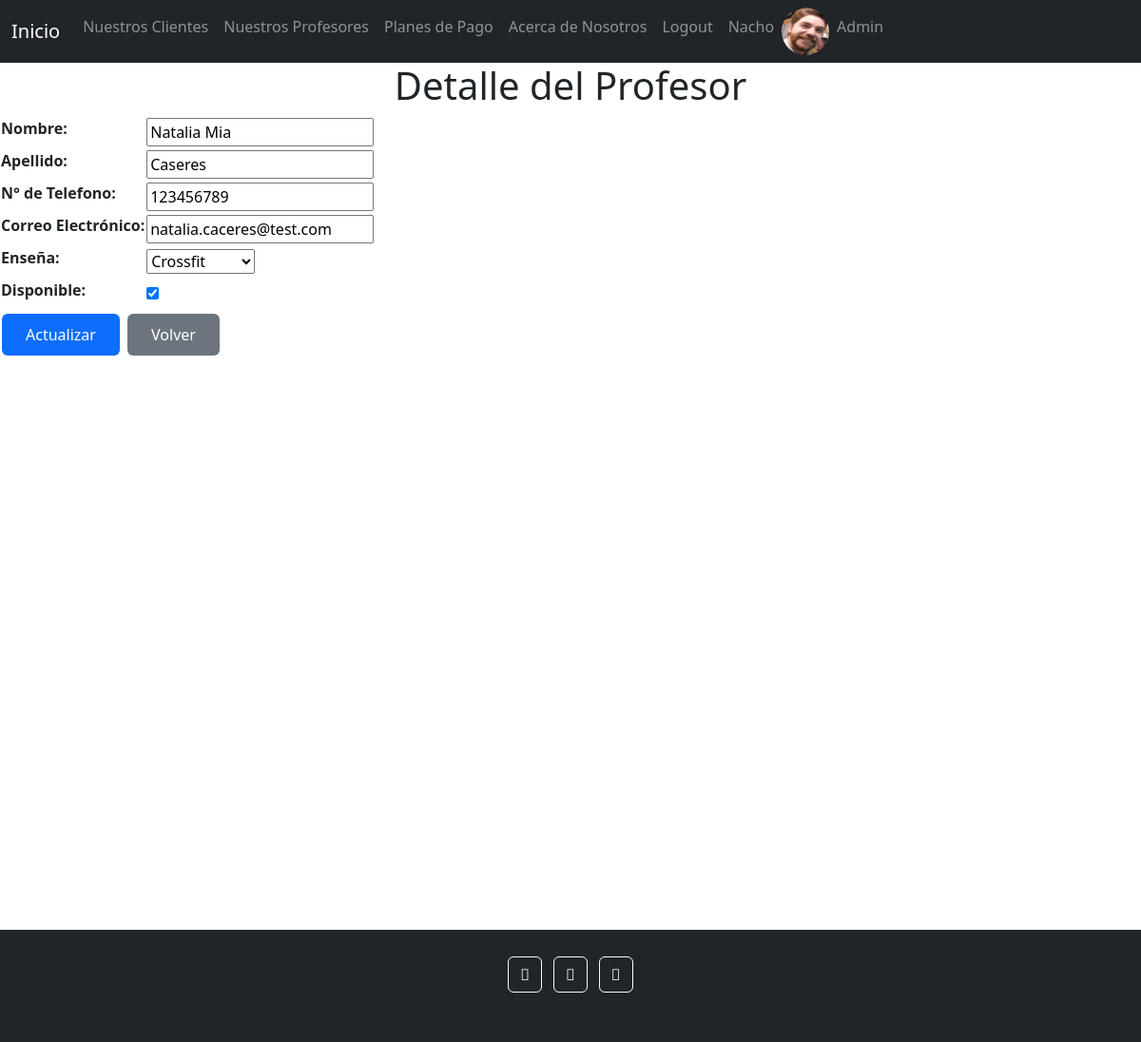
Page /trainers/update-trainer/3/ (signed in) on the committed database.
### users/models.py (models this page shows)
class UserProfile(models.Model):
    user = models.OneToOneField(User, on_delete=models.CASCADE, related_name='profile')
    phone = models.CharField(max_length=25, null=True, blank=True)
    birth_date = models.DateField(null=True, blank=True)
    profile_picture = models.ImageField(upload_to='profile_images', null=True, blank=True)

### trainers/models.py (models this page shows, shortened)
class Trainers(models.Model):
    first_name = models.CharField(max_length=50)
    last_name = models.CharField(max_length=50)
    phone_number = models.CharField(max_length=20)
    email = models.EmailField()
    teaches = models.CharField(max_length=50, choices = CONDITION_CHOICES)
    is_free = models.BooleanField(default=True)

### trainers/views.py (the view, shortened to what this page needs)
# urls.py: path('update-trainer/<int:pk>/', update_trainer, name='update_trainer'),
@login_required
def update_trainer(request, pk):
    trainer = Trainers.objects.get(id=pk)
    if request.method == 'GET':
        form = TrainerForm(initial = {
            'first_name':trainer.first_name,
            'last_name':trainer.last_name,
            'phone_number':trainer.phone_number,
            'email':trainer.email,
            'teaches':trainer.teaches,
            'is_free':trainer.is_free,
        })
        context ={
            'form':form
        }
        return render(request, 'trainers/update_trainer.html', context=context)

### trainers/forms.py
class TrainerForm(forms.Form):
    first_name = forms.CharField(max_length=50, required=True, label='Nombre')
    last_name = forms.CharField(max_length=50, required=True, label='Apellido')
    phone_number = forms.CharField(max_length=20, required=False, label='N° de Telefono')
    email = forms.EmailField(required=False, label='Correo Electrónico')
    teaches = forms.ChoiceField(required=True, choices = CONDITION_CHOICES, label='Enseña')
    is_free = forms.BooleanField(required=False, label='Disponible')

### templates/trainers/update_trainer.html (shortened to what this page needs)
{% extends 'base.html' %}
{% block content %}
    <center><h1>Detalle del Profesor</h1></center>
    {% if form %}
        <form action="" method="POST">
            <table>
                {{form.as_table}}
            </table>
            <input id="button" class="btn btn-primary" type="submit" value="Actualizar">
            <a href="/trainers/list-trainers/" id="button" class="btn btn-secondary">Volver</a>
        </form>
    {% endif %}
{% endblock %}

### templates/base.html (shortened to what this page needs)
<!DOCTYPE html>
<html lang="en">
<head>
    <link rel="stylesheet" href="https://cdn.jsdelivr.net/npm/bootstrap@4.6.2/dist/css/bootstrap.min.css">
    <link rel="stylesheet" href="https://cdnjs.cloudflare.com/ajax/libs/font-awesome/4.7.0/css/font-awesome.min.css">
    <link href="https://cdn.jsdelivr.net/npm/bootstrap@5.3.0-alpha1/dist/css/bootstrap.min.css" rel="stylesheet"><link href="https://cdn.jsdelivr.net/npm/bootstrap@5.3.0-alpha1/dist/css/bootstrap.min.css" rel="stylesheet">
</head>
<body>
    <header>
        <nav class="navbar navbar-expand-lg navbar-dark bg-dark">
            <div class="container-fluid">
                <a class="navbar-brand" href="/">Inicio</a>
                <div class="collapse navbar-collapse" id="navbarSupportedContent">
                    <ul class="navbar-nav mr-auto">
                        {% if request.user.is_authenticated %}
                            <li class="nav-item">
                                <a class="nav-link" href="/clients/list-clients/">Nuestros Clientes</a>
                            </li>
                            <li class="nav-item">
                                <a class="nav-link" href="/trainers/list-trainers/">Nuestros Profesores</a>
                            </li>
                        {% endif %}
                        <li class="nav-item">
                            <a class="nav-link" href="/plans/list-plans/">Planes de Pago</a>
                        </li>
                        <li class="nav-item">
                            <a class="nav-link" href="/about-us/">Acerca de Nosotros</a>
                        </li>
                        {% if request.user.is_authenticated %}
                            <li class="nav-item">
                                <a class="nav-link" href="/users/logout/">Logout</a>
                            </li>
                            <li class="nav-item">
                                <a class="nav-link" href="/users/info-user/">{{request.user.username}}</a>
                            </li>
                            {% if request.user.profile.profile_picture.url != '' %}
                                <img src="{{request.user.profile.profile_picture.url}}" id="profile_img"
                                    alt="profile_picture"
                                    width="50px"
                                    height="50px">
                            {% endif %}
                            <li class="nav-item">
                                <a class="nav-link" href="/admin">Admin</a>
                            </li>
                        {% endif %}
                    </ul>
                </div>
            </div>
        </nav>
    </header>
    {% block content %}
    {% endblock %}
    <footer class="bg-dark text-center text-white" style="margin-top:600px;">
        <div class="container p-4">
        <section class="mb-4">
            <a class="btn btn-outline-light btn-floating m-1" href="#!" role="button"
            ><i class="fab fa-facebook-f"></i
            ></a>
            <a class="btn btn-outline-light btn-floating m-1" href="#!" role="button"
            ><i class="fab fa-twitter"></i
            ></a>
            <a class="btn btn-outline-light btn-floating m-1" href="#!" role="button"
            ><i class="fab fa-google"></i
            ></a>
</body>
</html>

### templates/base.html (style rules this page uses)
#button { border: none; color: white; padding: 10px 25px; text-align: center; text-decoration: none; display: inline-block; font-size: 16px; margin: 4px 2px; cursor: pointer; }
body { background-image: url('https://img.freepik.com/free-photo/blurred-cardio-machines_1203-98.jpg?w=2000'); }
#profile_img { border-radius: 50%; }

### rows in the picture
Trainers: first_name "Natalia Mia", last_name "Caseres", phone_number "123456789", email "natalia.caceres@test.com", teaches "Crossfit", is_free "☑"

### other values in the picture
{{ request.user.username }} "Nacho"
